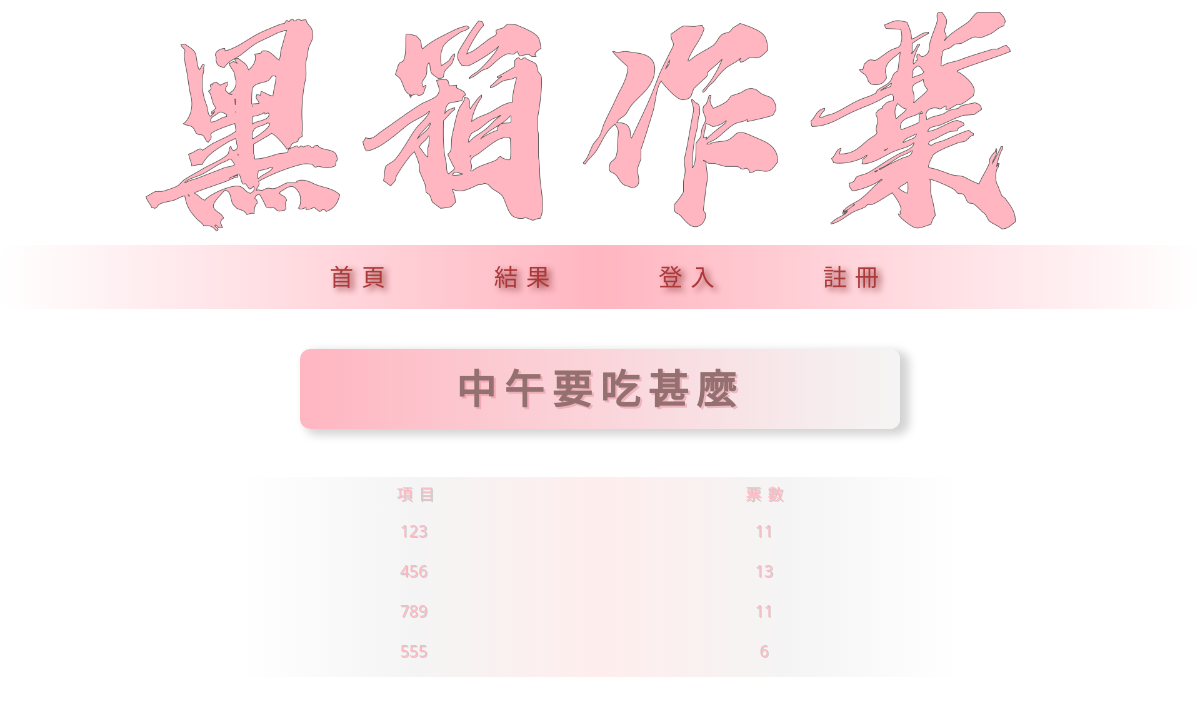
Screenshot of /vote/index.php?do=res&id=1 with the database file from the repository.
### tables this page shows
CREATE TABLE `topic` (
  `id` int(10) UNSIGNED NOT NULL,
  `subject` text NOT NULL,
  `type` int(1) UNSIGNED NOT NULL,
  `image` varchar(20) DEFAULT NULL,
  `login` tinyint(1) UNSIGNED NOT NULL,
  `open_date` datetime NOT NULL,
  `close_date` datetime NOT NULL,
  `created_time` timestamp NOT NULL DEFAULT current_timestamp(),
  `updated_time` timestamp NOT NULL DEFAULT current_timestamp() ON UPDATE current_timestamp()
);

CREATE TABLE `options` (
  `id` int(10) UNSIGNED NOT NULL,
  `description` text NOT NULL,
  `subject_id` int(10) UNSIGNED NOT NULL,
  `total` int(10) UNSIGNED NOT NULL DEFAULT 0,
  `created_time` timestamp NOT NULL DEFAULT current_timestamp(),
  `update_time` timestamp NOT NULL DEFAULT current_timestamp() ON UPDATE current_timestamp()
);

### vote/front/res.php (the view, shortened to what this page needs)
<?php
$id = $_GET['id'];
$options = $pdo->query("select * from `options` where `subject_id` = $id")->fetchAll(PDO::FETCH_ASSOC);
$subject = $pdo->query("select * from `topic` where `id` = $id")->fetch(PDO::FETCH_ASSOC);
?>
<ul class="vote-res">
    <h3><?=$subject['subject'];?></h3>
     <li class="vote-option-title">
            <div class="vote-item">項目</div>
            <div class="vote-item">票數</div>
    </li>
    <?php
    foreach($options as $idx => $option){
        ?>
        <li class="vote-option">
            <div class="vote-item"><?=$option['description'];?></div>
            <div class="vote-item"><?=$option['total'];?></div>
        </li>
    <?php
    }
    ?>
</ul>

### vote/css/list.css (style rules this page uses)
.vote-option, .vote-option-title { background-image:linear-gradient(to right ,white,#f5f4f4, #ffeded, #f5f4f4,white); background-repeat: no-repeat; width: 60%; margin: 0 auto; height: 2.5rem; padding-top: 0.3rem; text-shadow: 1px 1px #CCC; }
li.vote-option-title { font-size: 1.2rem; letter-spacing: 6px; }

### vote/css/form.css (style rules this page uses)
h3 { letter-spacing: 8px; opacity: 1; border-radius: 10px; width: 50%; height: 5rem; margin: 40px auto; padding-bottom: 5px; font-size: 2.5rem; background-image: linear-gradient(to right, lightpink, #f5f4f4); background-repeat: no-repeat; padding-top: 17px; color: #947070; animation-name: h3Ani; animation-duration: 2.5s; animation-fill-mode: forwards; margin-bottom: 3rem; text-shadow: 2px 2px #dc718a5e; }

### vote/index.php (style rules this page uses)
ul { width:100%; list-style: none; margin: 0 auto; padding: 0; }
.vote-item { display: inline-block; margin-bottom: 5px; font-size: 1rem; color: lightpink; }
.vote-item:nth-child(2) { width: 45%; text-align: left; }
.vote-item:nth-child(3) { width: 10%; }

### rows the page displays
topic: subject "中午要吃甚麼"
options: description "123", total "11"
options: description "456", total "13"
options: description "789", total "11"
options: description "555", total "6"
